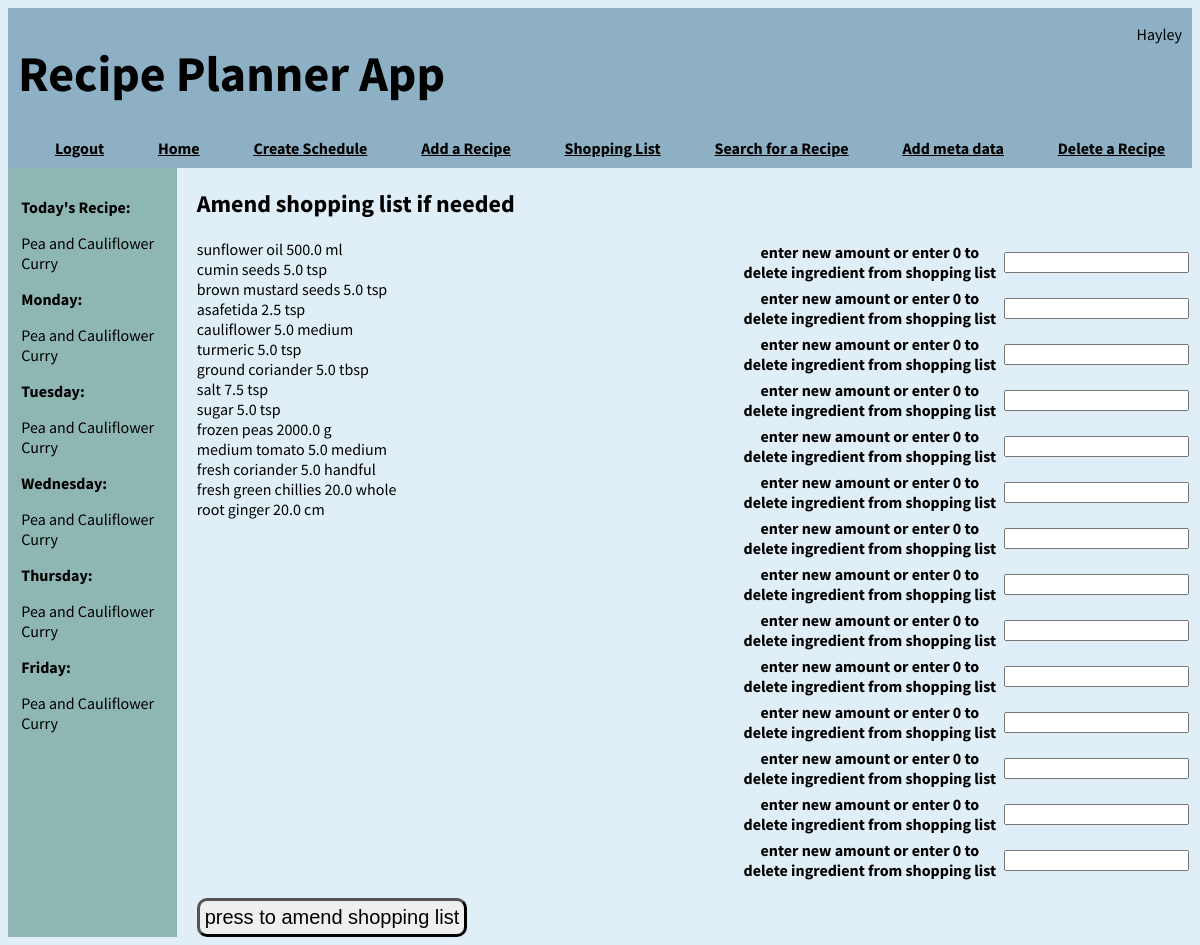
The page /amend_shopping_list (signed in) on the database its author committed.
### application/models.py (models this page shows, shortened)
class User(db.Model, UserMixin):
    id = db.Column(db.Integer, primary_key=True)
    username = db.Column(db.String(64), index=True, unique=True)
    email = db.Column(db.String(120), index=True, unique=True)
    password_hash = db.Column(db.String(128))

class Recipes(db.Model):
    id = db.Column(db.Integer, primary_key=True)
    recipe_name = db.Column(db.String(100), nullable=False)
    recipe_description = db.Column(db.String(500))
    cuisine_id = db.Column(db.Integer, db.ForeignKey('cuisine.id'))
    quantity = db.relationship('Quantity', backref="recipes")
    method = db.relationship('Method', backref='mrecipes')

class Ingredients(db.Model):
    id = db.Column(db.Integer, primary_key=True)
    ingredient_name = db.Column(db.String(50), nullable=False, index=True, unique=True)
    quantity = db.relationship("Quantity", backref="ingredients")
    shoppinglist = db.relationship("ShoppingList", backref="shopping_list")

class ShoppingList(db.Model):
    id = db.Column(db.Integer, primary_key=True)
    ingredient_id = db.Column(db.Integer, db.ForeignKey('ingredients.id'), nullable=False, index=True)
    amount = db.Column(db.Float, nullable=False)
    measure_id = db.Column(db.Integer, db.ForeignKey('measure.id'), nullable = False)
    user_id = db.Column(db.Integer, db.ForeignKey('user.id'), nullable=False)

class Measure(db.Model):
    id = db.Column(db.Integer, primary_key=True)
    measure = db.Column(db.String(20), nullable=False, index=True, unique=True)
    quantity = db.relationship("Quantity", backref="measurebr")
    shoppinglist = db.relationship("ShoppingList", backref="measurebr1")

### application/routes.py (the view)
@app.route('/amend_shopping_list', methods = ['GET', 'POST'])
@login_required
def amend_shopping_list():
    if check_for_schedule():
        sidebar = {
        "week" : get_weekly_recipes(),
        "recipe_of_the_day" : get_recipe_of_the_day(),
        "day" : what_day_is_it(),
        "user" : current_user.username,
        "shopping_list" : create_shopping_list(),
        }
    else:
        sidebar = False
    print(sidebar["shopping_list"])
    amount_list = [{i[0] : i[1]} for i in sidebar["shopping_list"]]
    form = AmendAmountForm(ingredients = amount_list)
    if request.method == "POST":
        s = db.session.query(func.min(ShoppingList.id)).first()
        n = s[0]
        for ingr in form.ingredients.data:
            sl = ShoppingList.query.filter_by(id = n).first()
            if ingr["amount"] == None:
                pass
            elif ingr["amount"] == 0:
                db.session.delete(sl)
                db.session.commit()
            else:
                 sl.amount = ingr["amount"]
                 db.session.commit()
            n += 1
        return redirect(url_for("post_shopping_list"))
    else:
        return render_template('amend_shopping_list.html', sidebar = sidebar, form=form)

### application/forms.py
class AmendAmountForm(FlaskForm):
    ingredients = FieldList(FormField(AmountForm))
    submit = SubmitField("press to amend shopping list")

class AmountForm(FlaskForm):
    amount = DecimalField("enter new amount or enter 0 to delete ingredient from shopping list")

### application/models.py (called while the page is built)
@login.user_loader
def load_user(id):
    return User.query.get(int(id))

### application/routes.py (called while the page is built)
def get_recipe_for_day(day_number):
    if current_user.is_authenticated:
        id = Schedule.query.filter_by(day_of_the_week = day_number, user_id = current_user.id).first()
        if id is not None:
            day_recipe = Recipes.query.filter_by(id = id.recipe_id).first()
            return day_recipe
        else:
            return Recipes.query.filter_by(id = 1).first()
    else:
        return Recipes.query.filter_by(id = 1).first()

def get_weekly_recipes():
    week = []
    for num in range(5):
         week.append(get_recipe_for_day(num))
    return week

def check_for_schedule():
    if Schedule.query.filter_by(user_id = current_user.id).first() is None:
        return False
    return True

def get_recipe_of_the_day():
    if datetime.today().weekday() == 5 or datetime.today().weekday() == 6:
        recipe_of_the_day = "It's the weekend, do your own thing"
    else:
        recipe_of_the_day = Recipes.query.filter_by(id = Schedule.query.filter_by(day_of_the_week = datetime.today().weekday(), user_id = current_user.id).first().recipe_id).first().recipe_name
    return recipe_of_the_day

def what_day_is_it():
    day = date.today()
    day = calendar.day_name[day.weekday()]

def create_shopping_list():
    shopping_list_raw = ShoppingList.query.filter_by(user_id = current_user.id).all()
    shopping_list = []
    for shopping_list_raw_item in shopping_list_raw:
        shopping_list.append([Ingredients.query.filter_by(id=shopping_list_raw_item.ingredient_id).first().ingredient_name, shopping_list_raw_item.amount, Measure.query.filter_by(id = shopping_list_raw_item.measure_id).first().measure])
    return shopping_list

### application/templates/amend_shopping_list.html (shortened to what this page needs)
{% extends 'layout.html'%}
{% block body %}
<form method="POST">
    <h2>
        Amend shopping list if needed
    </h2>
    <div id="innercntr">
        <div>
            {% for ingredient in sidebar.shopping_list %}
            <div class="field">
                {{ ingredient[0]}}
                {{ ingredient[1]}}
                {{ ingredient[2]}}
            </div>
        {% endfor %}
        </div>
        <div>
            {% from "_formhelpers.html" import render_field %}
            {% for amount_form in form.ingredients %}
            {{ render_field(amount_form) }}
            {% endfor %}
        </div>
    </div>
    {{ form.submit }}
</form>
{% endblock body %}

### application/templates/layout.html (shortened to what this page needs)
<!DOCTYPE html>
<html lang="en">
<head>
    <link href="../static/format.css" rel="stylesheet">
</head>
<body style="font-family: Source Sans Pro, sans-serif">
    <div class="header" >
        <div style="display:flex; justify-content: space-between;">
            <h1 style="color:rgb(0, 0, 0); font-size:50px; margin-left: 10px"> Recipe Planner App</h1>
            <p style="align-self:right; margin-right: 10px;">{{ current_user.username }}</p>
        </div>
        <div id = "links">
            {% if current_user.is_anonymous %}
            <a href="{{ url_for('login') }}">Login</a>
            {% else %}
            <a href="{{ url_for('logout') }}">Logout</a>
            {% endif %}
            <a href="{{ url_for('index') }}">Home</a>
            <a href="{{ url_for('create_weekly_schedule') }}"> Create Schedule</a>
            <a href="{{ url_for('add_recipe') }}">Add a Recipe</a>
            <a href="{{ url_for('amend_shopping_list') }}">Shopping List</a>
            <a href="{{ url_for('search_recipes') }}">Search for a Recipe</a>
            <a href="{{ url_for('add_meta') }}">Add meta data</a>
            <a href="{{ url_for('delete_recipe') }}"> Delete a Recipe</a>
        </div>
    </div>
    <div class="container">
        <div id="left">
            {% if sidebar != False %}
            <p><b>Today's Recipe:</b></p>
            {{ sidebar.recipe_of_the_day }}
            <p><b>Monday:</b></p>
            {{ sidebar.week[0].recipe_name }}
            <p><b>Tuesday:</b></p>
            {{ sidebar.week[1].recipe_name }}
            <p><b>Wednesday:</b></p>
            {{ sidebar.week[2].recipe_name }}
            <p><b>Thursday:</b></p>
            {{ sidebar.week[3].recipe_name }}
            <p><b>Friday:</b></p>
            {{ sidebar.week[4].recipe_name }}
            {% else %}
            <p>No Schedule Set</p>
            {% endif %}
        </div>
        <div id="center">
            {% block body %}
            {% endblock body %}
        </div>
    </div>
</body>
</html>

### application/static/format.css (style rules this page uses)
html { background-color: #e0eff7; }
.header { background-color:#8db0c5; width:100%; margin: 0 auto }
#links { text-align: center; display: flex; justify-content: space-around; color:white; padding-bottom: 10px; padding-left: 20px; font-weight: bold; }
#innercntr { display: flex; justify-content: space-between; }
#center { padding-left: 20px; }
#submit_cuisine, #submit_recipes, #submit { padding: 5px; font-size: 20px; border-radius: 10px; border-width: 3px;margin-top: 15px; }
.field { display: flex; width: 500px; justify-content: space-between; }
.container { display: flex; width : 100%; }
#left { max-width: 40%; padding: 10pt; background-color: #8eb6b3; }

### application/templates/layout.html (style rules this page uses)
a { color:rgb(0, 0, 0) }

### rows shown on the page
User: username "Hayley"
Recipes: recipe_of_the_day "Pea and Cauliflower Curry", recipe_name "Pea and Cauliflower Curry"
Ingredients: ingredient_name "sunflower oil"
ShoppingList: amount "500.0"
Measure: measure "ml"
Ingredients: ingredient_name "cumin seeds"
ShoppingList: amount "5.0"
Measure: measure "tsp" "tsp" "tsp" "tsp" "tsp" "tsp"
Ingredients: ingredient_name "brown mustard seeds"
ShoppingList: amount "5.0"
Ingredients: ingredient_name "asafetida"
ShoppingList: amount "2.5"
Ingredients: ingredient_name "cauliflower"
ShoppingList: amount "5.0"
Measure: measure "medium" "medium"
Ingredients: ingredient_name "turmeric"
ShoppingList: amount "5.0"
Ingredients: ingredient_name "ground coriander"
ShoppingList: amount "5.0"
Measure: measure "tbsp"
Ingredients: ingredient_name "salt"
ShoppingList: amount "7.5"
Ingredients: ingredient_name "sugar"
ShoppingList: amount "5.0"
Ingredients: ingredient_name "frozen peas"
ShoppingList: amount "2000.0"
Ingredients: ingredient_name "medium tomato"
ShoppingList: amount "5.0"
Ingredients: ingredient_name "fresh coriander"
ShoppingList: amount "5.0"
Measure: measure "handful"
Ingredients: ingredient_name "fresh green chillies"
ShoppingList: amount "20.0"
Measure: measure "whole"
Ingredients: ingredient_name "root ginger"
ShoppingList: amount "20.0"
Measure: measure "cm"

### other values the page prints
{{ ingredient[2] }} "g"
